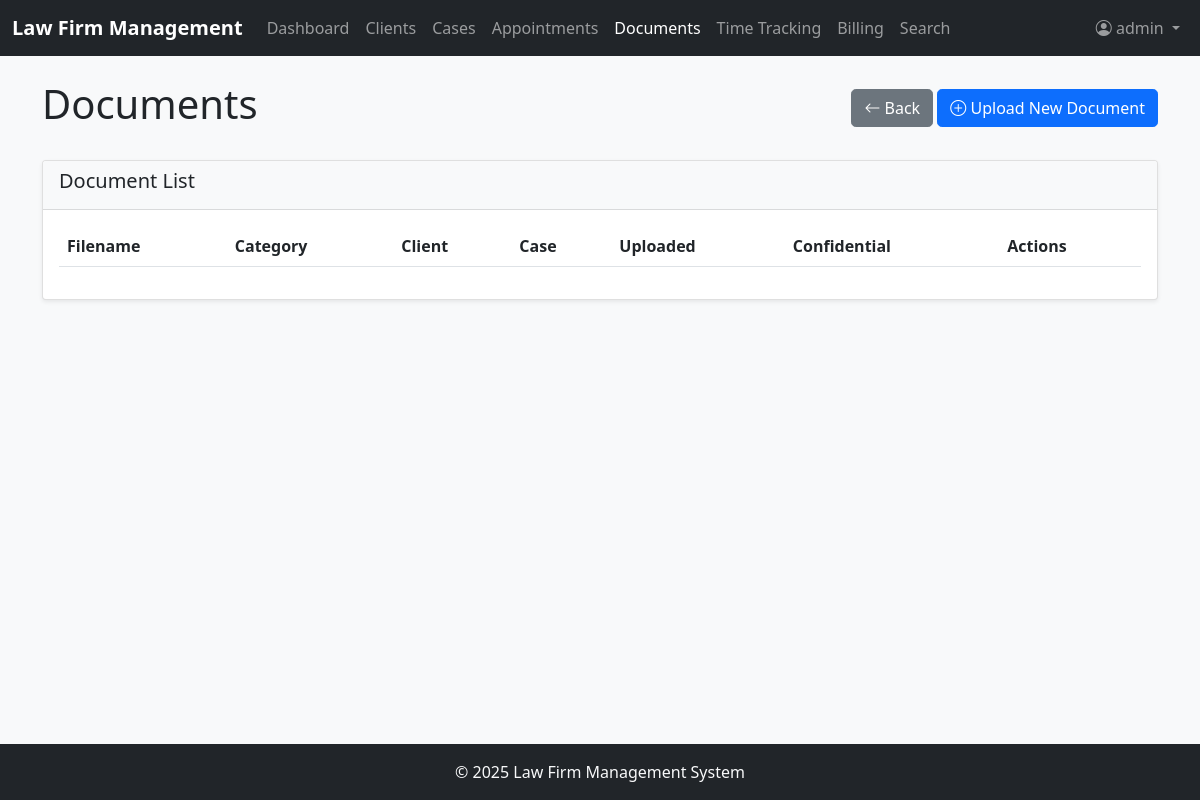
/documents (signed in), run on an earlier commit of the app's database.
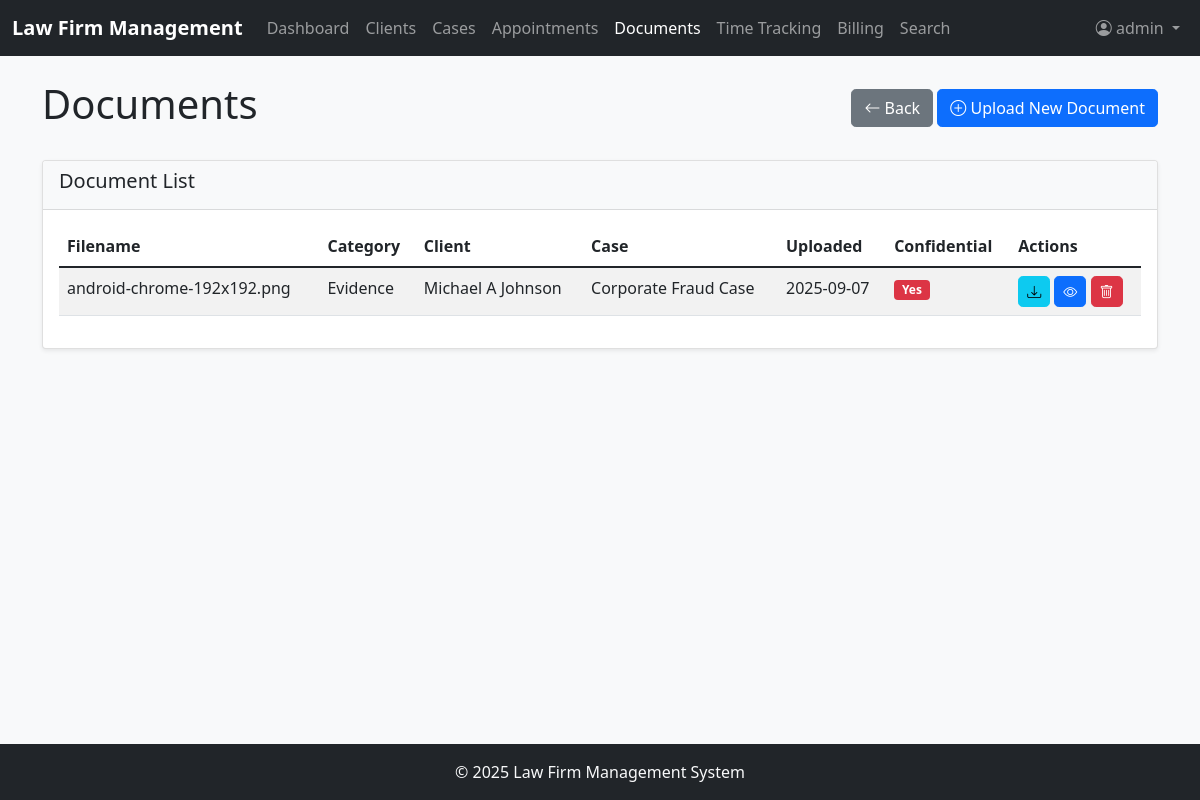
And on a later commit of the database.
### app/models.py (models this page shows, shortened)
class Document(db.Model):
    id = db.Column(db.Integer, primary_key=True)
    filename = db.Column(db.String(256))
    original_filename = db.Column(db.String(256))
    category = db.Column(db.String(64))  # Contracts, Evidence, Court Filings, etc.
    description = db.Column(db.Text)
    confidential = db.Column(db.Boolean, default=False)
    version = db.Column(db.Integer, default=1)
    client_id = db.Column(db.Integer, db.ForeignKey('client.id'))
    case_id = db.Column(db.Integer, db.ForeignKey('case.id'))
    uploaded_at = db.Column(db.DateTime, default=datetime.utcnow)
    uploaded_by = db.Column(db.Integer, db.ForeignKey('user.id'))

class Client(db.Model):
    id = db.Column(db.Integer, primary_key=True)
    first_name = db.Column(db.String(64))
    last_name = db.Column(db.String(64))
    email = db.Column(db.String(120))
    phone = db.Column(db.String(20))
    address = db.Column(db.String(256))
    company = db.Column(db.String(128))
    category = db.Column(db.String(64))
    notes = db.Column(db.Text)
    cases = db.relationship('Case', backref='client', lazy='dynamic')
    appointments = db.relationship('Appointment', backref='client', lazy='dynamic')
    documents = db.relationship('Document', backref='client', lazy='dynamic')

class Case(db.Model):
    id = db.Column(db.Integer, primary_key=True)
    case_number = db.Column(db.String(20), unique=True)
    title = db.Column(db.String(128))
    description = db.Column(db.Text)
    status = db.Column(db.String(20))  # Open, In Progress, On Hold, Closed, Archived
    priority = db.Column(db.String(20))  # Low, Medium, High, Urgent
    practice_area = db.Column(db.String(64))
    case_type = db.Column(db.String(64))
    budget = db.Column(db.Float)
    client_id = db.Column(db.Integer, db.ForeignKey('client.id'))
    appointments = db.relationship('Appointment', backref='case', lazy='dynamic')
    documents = db.relationship('Document', backref='case', lazy='dynamic')
    time_entries = db.relationship('TimeEntry', backref='case', lazy='dynamic')
    invoices = db.relationship('Invoice', backref='case', lazy='dynamic')
    created_at = db.Column(db.DateTime, default=datetime.utcnow)
    updated_at = db.Column(db.DateTime, default=datetime.utcnow, onupdate=datetime.utcnow)

### app/routes.py (the view)
@app.route('/documents')
@login_required
def documents():
    documents = Document.query.all()
    return render_template('documents.html', documents=documents)

### app/__init__.py (called while the page is built)
@login.user_loader
def load_user(id):
    return User.query.get(int(id))

### app/templates/documents.html (shortened to what this page needs)
{% extends "base.html" %} {% block content %}
<div class="d-flex justify-content-between align-items-center mb-4">
  <h1>Documents</h1>
  <div>
    <a
      href="{{ request.referrer or url_for('cases') }}"
      class="btn btn-secondary"
    >
      <i class="bi bi-arrow-left"></i> Back
    </a>
    <a href="{{ url_for('new_document') }}" class="btn btn-primary">
      <i class="bi bi-plus-circle"></i> Upload New Document
    </a>
  </div>
</div>
<div class="card mb-4">
  <div class="card-header">
    <h5>Document List</h5>
  </div>
  <div class="card-body">
    <div class="table-responsive">
      <table class="table table-striped" id="documentsTable">
        <thead>
          <tr>
            <th>Filename</th>
            <th>Category</th>
            <th>Client</th>
            <th>Case</th>
            <th>Uploaded</th>
            <th>Confidential</th>
            <th>Actions</th>
          </tr>
        </thead>
        <tbody>
          {% for document in documents %}
          <tr>
            <td>{{ document.original_filename }}</td>
            <td>{{ document.category }}</td>
            <td>
              {{ document.client.first_name }} {{ document.client.last_name }}
            </td>
            <td>{{ document.case.title if document.case else '-' }}</td>
            <td>{{ document.uploaded_at.strftime('%Y-%m-%d') }}</td>
            <td>
              {% if document.confidential %}
              <span class="badge bg-danger">Yes</span>
              {% else %}
              <span class="badge bg-success">No</span>
              {% endif %}
            </td>
            <td>
              <a
                href="{{ url_for('download_document', id=document.id) }}"
                class="btn btn-sm btn-info"
              >
                <i class="bi bi-download"></i>
              </a>
              <a
                href="{{ url_for('document_detail', id=document.id) }}"
                class="btn btn-sm btn-primary"
              >
                <i class="bi bi-eye"></i>
              </a>
              <button
                type="button"
                class="btn btn-sm btn-danger"
                onclick="confirmDelete({{ document.id }}, '{{ document.original_filename }}')"
              >
                <i class="bi bi-trash"></i>
              </button>
            </td>
          </tr>
          {% endfor %}
        </tbody>
      </table>
    </div>
  </div>
</div>
{% endblock %}

What changed in the data, as far as the page shows it:
added Document: original_filename "android-chrome-192x192.png", category "Evidence", client.first_name "Michael A", client.last_name "Johnson", case "Corporate Fraud Case", uploaded_at "2025-09-07", confidential "Yes"
